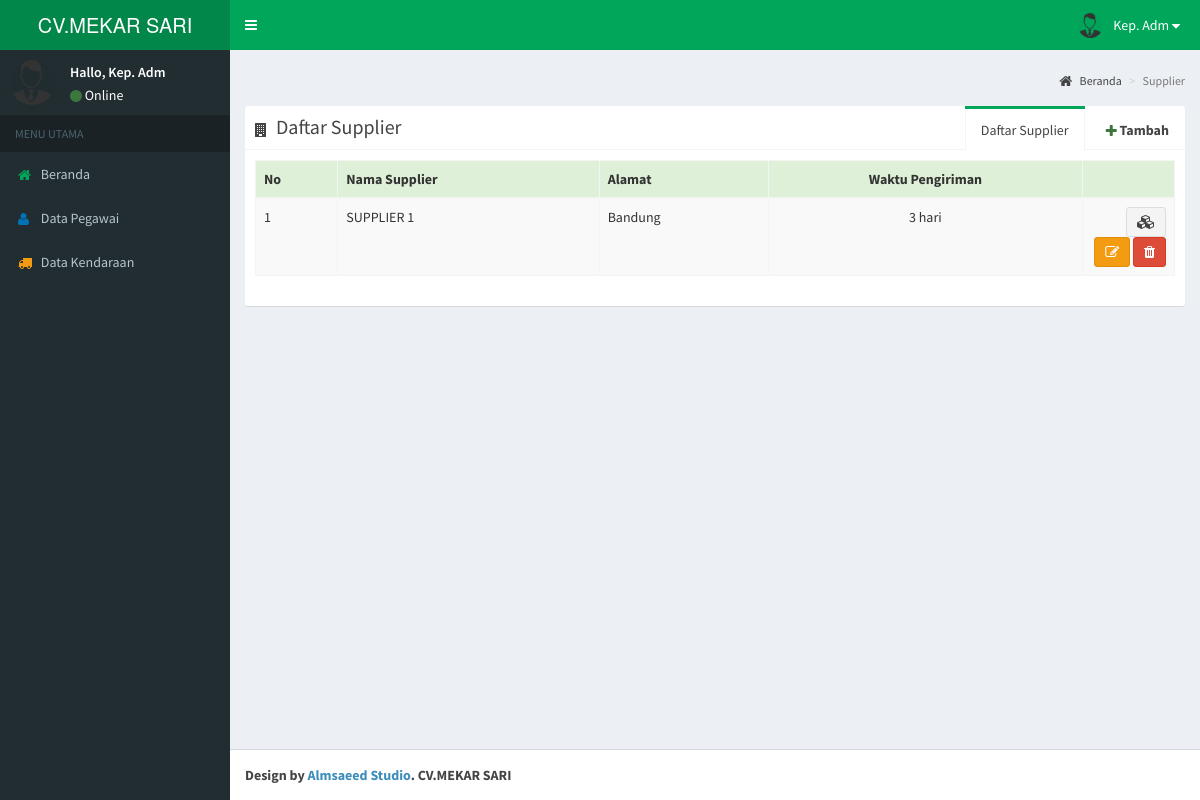
The app's page /admin/index.php?menu=supplier (signed in), older data.
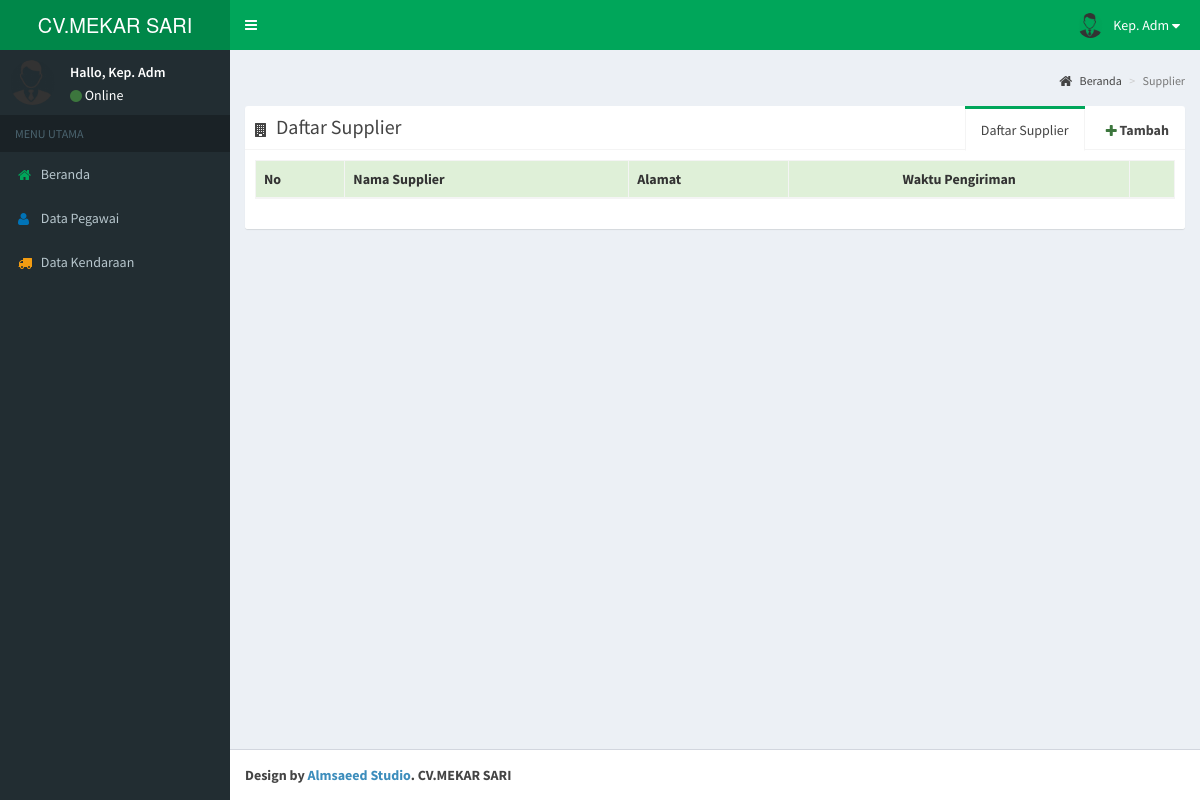
The same page, newer data.
### tables this page shows
CREATE TABLE `supplier` (
  `id` int(11) NOT NULL,
  `nama` varchar(50) NOT NULL,
  `alamat` text NOT NULL,
  `waktu_pengiriman` tinyint(4) NOT NULL,
  `nama_pengguna` varchar(20) NOT NULL,
  `kata_sandi` varchar(62) NOT NULL
);

### admin/kepala-administrasi/interfaces/supplier.php (the view, shortened to what this page needs)
<div class="content-wrapper">
    <section class="content-header">
      <ol class="breadcrumb">
        <li><a href="?menu=beranda"><i class="fa fa-home"></i> Beranda</a></li>
        <li class="active">Supplier</li>
      </ol>
    </section>
    <section class="content">
      	<div class="row">
        	<div class="col-xs-12">
		        <div class="nav-tabs-custom">
		            <ul class="nav nav-tabs pull-right">
		              	<li><a href="" data-toggle="modal" data-target="#modalTambah" class="text-bold"><i class="fa fa-plus text-success"></i> Tambah</a></li>
		              	<li class="active"><a href="#tab_2-2" data-toggle="tab">Daftar Supplier</a></li>
		             	<li class="pull-left header"><i class="fa fa-building"></i> Daftar Supplier</li>
		            </ul>
		            <div class="tab-content">
		              	<div class="tab-pane active" id="tab_2-2">
		                	<table id="example1" class="table table-striped table-bordered dt-responsive nowrap">
				                <thead>
				                <tr class="bg-success">
				                  	<th>No</th>
				                  	<th>Nama Supplier</th>
				                  	<th>Alamat</th>
				                  	<th class="text-center">Waktu Pengiriman</th>
				                  	<th></th>
				                </tr>
				                </thead>
				                <tbody>
					                <?php
					                $sql = "SELECT id, nama, alamat, waktu_pengiriman FROM supplier";
									$result = mysqli_query($conn, $sql);
									if (mysqli_num_rows($result) > 0) {
										$no = 1;
									    while($row = mysqli_fetch_assoc($result)) {
									    	$id = $row['id'];
									    	$nama = $row['nama'];
									    	$alamat = $row['alamat'];
									    	$waktu_pengiriman = $row['waktu_pengiriman'];
									        ?>
									        <tr>
							                  	<td><?= $no++; ?></td>
							                  	<td><?= strtoupper($row['nama']) ?></td>
							                  	<td><?= $row['alamat'] ?></td>
							                  	<td class="text-center"><?= $row['waktu_pengiriman'] ?> hari</td>
							                  	<td width="10%" class="text-right">
							                  		<a href="?id=<?= $id ?>&menu=detail-supplier" class="btn btn-sm btn-default" title="Barang yang dijual"><i class="fa fa-cubes"></i></a>
							                  		<button class="btn btn-sm btn-warning" title="Ubah Data" data-toggle="modal" data-target="#modalUbah" onclick="return ubah('<?= $id ?>','<?= $nama ?>','<?= $alamat ?>','<?= $waktu_pengiriman ?>')"><i class="fa fa-edit"></i></button>
							                  		<button class="btn btn-sm btn-danger" title="Hapus Data" data-toggle="modal" data-target="#modalHapus" onclick="return hapus('<?= $id ?>')"><i class="fa fa-trash"></i></button>
							                  	</td>
							                </tr>
									        <?php
									    }
									}
					                ?>
				                </tbody>
			              	</table>
		              	</div>
		            </div>
		        </div>
       		</div>
      	</div>
    </section>
</div>

Row changes from the older to the newer data that the page shows:
removed supplier: nama "SUPPLIER 1", alamat "Bandung", waktu_pengiriman "3"
